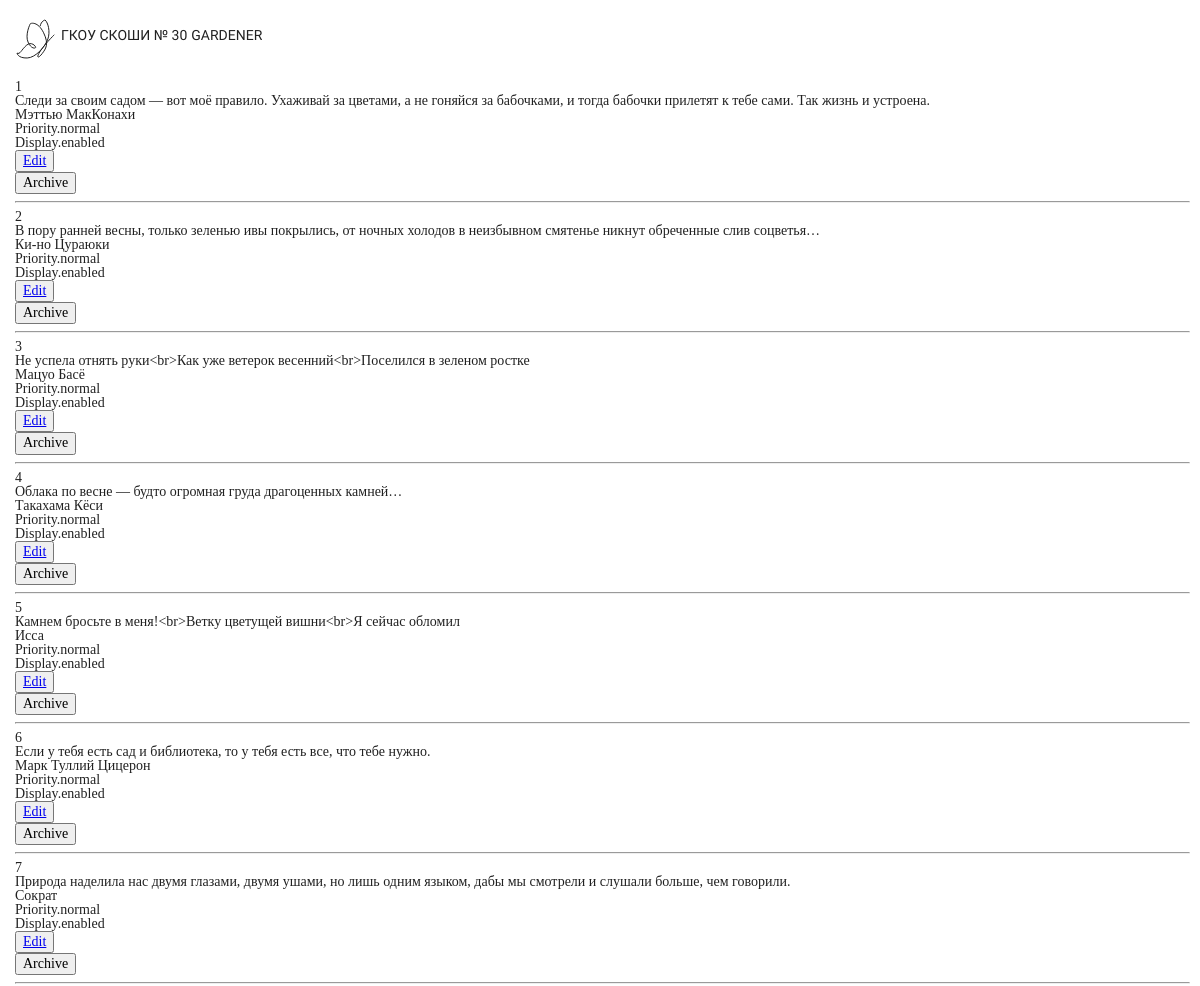
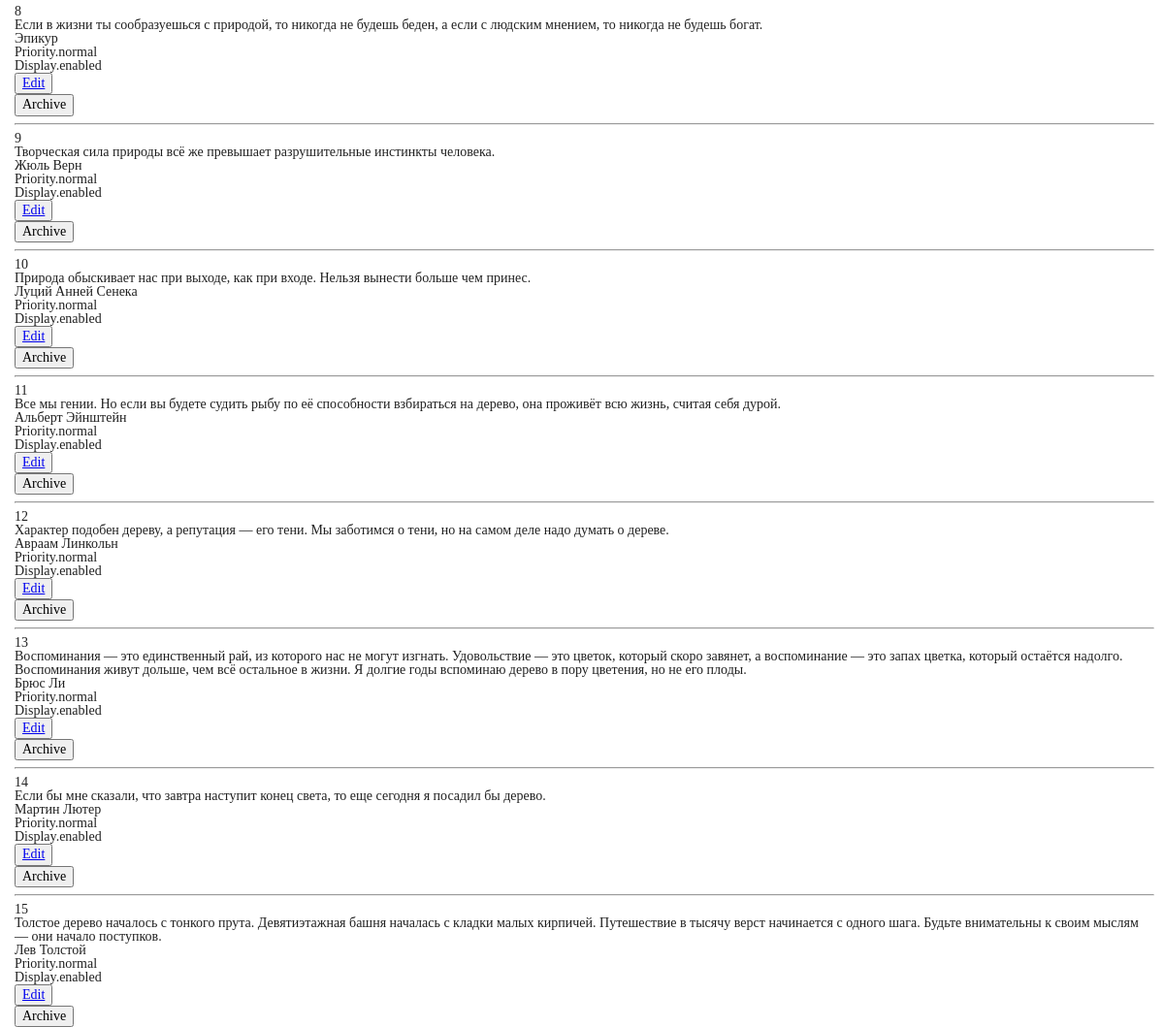
The page /admin/messages/ (upper part) on the database as committed earlier (2 pictures, top to bottom).
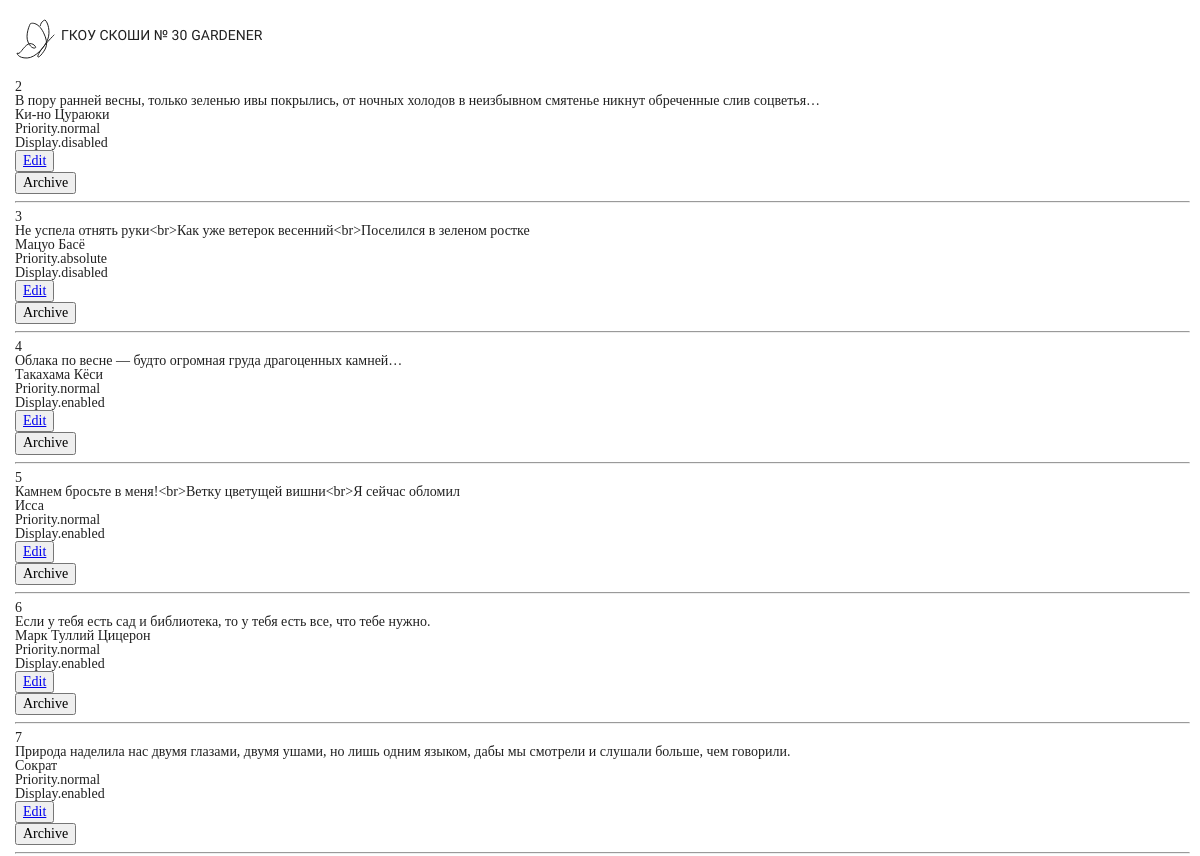
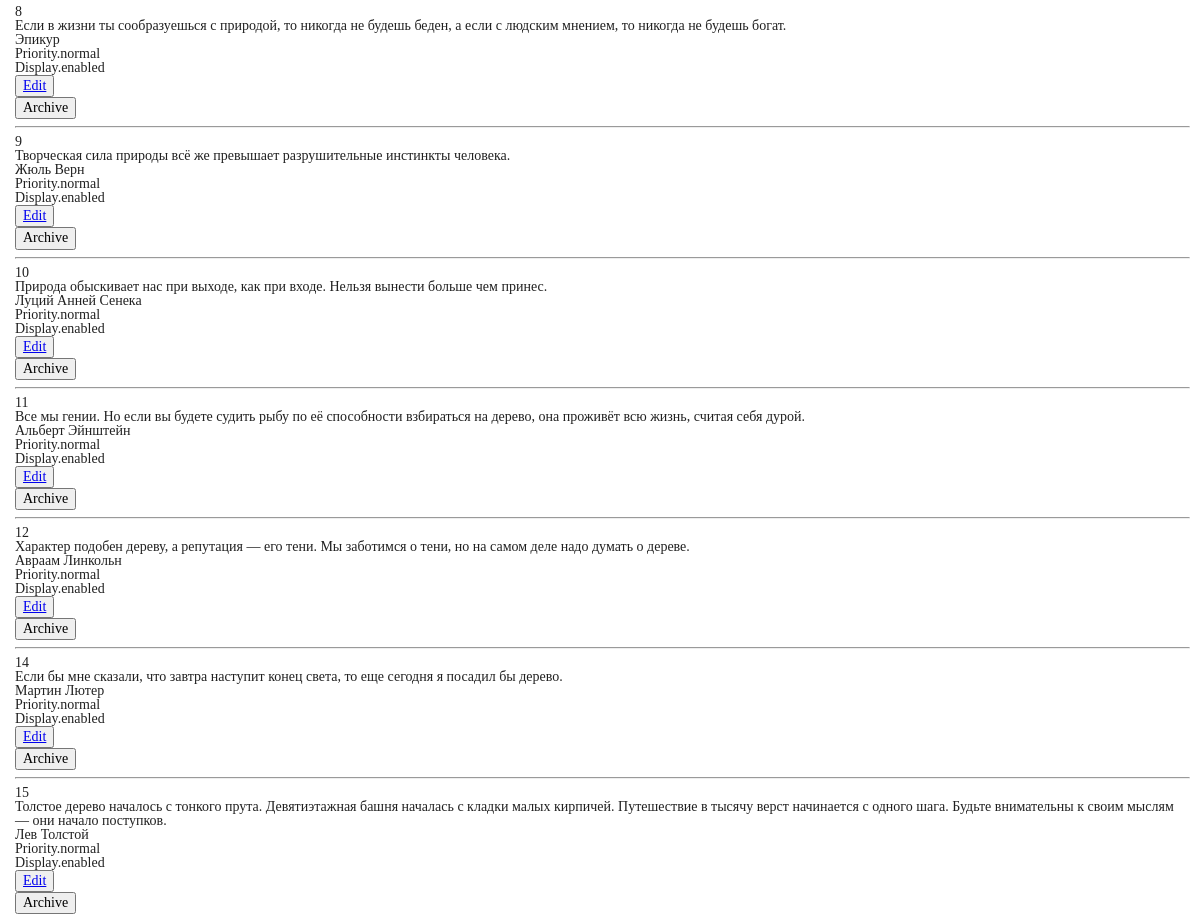
The same page on the database as committed later (2 pictures, top to bottom).
### garden/models.py (models this page shows, shortened)
class Message(db.Model):
    __tablename__ = 'messages'
    id = db.Column(db.Integer, primary_key=True)
    text = db.Column(db.Text, unique=True, nullable=False)
    author = db.Column(db.String(100), nullable=False)
    priority = db.Column(db.Enum(Priority), nullable=False, default=Priority.low)
    display = db.Column(db.Enum(Display), nullable=False, default=Display.disabled)
    status = db.Column(db.Enum(Status), nullable=False, default=Status.CREATED)
    timestamp = db.Column(db.DateTime, default=datetime.now)

### garden/routes.py (the view)
@app.route('/admin/messages/')
def show_live_messages():
    messages = services.get_live_messages()
    return render_template('admin/messages.html',
                           messages=messages,
                           settings=settings)

### garden/services.py (called while the page is built)
def get_live_messages():
    return Message.query.filter(Message.status != Status.DELETED).all()

### garden/templates/admin/messages.html (shortened to what this page needs)
{% extends 'admin_base.html' %}
{% block main %}
  {% for message in messages %}
    <p>{{ message.id }}</p>
    <p>{{ message.text }}</p>
    <p>{{ message.author }}</p>
    <p>{{ message.priority }}</p>
    <p>{{ message.display }}</p>
    <button type="button">
      <a href="{{ url_for('handle_message', message_id=message.id) }}">Edit</a>
    </button>
    <form method="POST" action="/admin/message/{{ message.id }}">
      <button type="submit">Archive</button>
    </form>
    <hr>
  {% endfor %}
{% endblock %}

Rows that differ between the two databases and show on the page:
no longer on this page (row edited): Message: id "1", text "Следи за своим садом — вот моё правило. Ухаживай за цветами, а не гоняйся за бабочками, и тогда бабочки прилетят к тебе сами. Так жизнь и устроена.", author "Мэттью МакКонахи", priority "Priority.normal", display "Display.enabled"
no longer on this page (row edited): Message: id "13", text "Воспоминания — это единственный рай, из которого нас не могут изгнать. Удовольствие — это цветок, который скоро завянет, а воспоминание — это запах цветка, который остаётся надолго. Воспоминания живут дольше, чем всё остальное в жизни. Я долгие годы вспоминаю дерево в пору цветения, но не его плоды.", author "Брюс Ли", priority "Priority.normal", display "Display.enabled"
changed Message "Ки-но Цураюки": display "Display.enabled" → "Display.disabled"
changed Message "Не успела отнять руки<br>Как уже ветерок весенний<br>Поселился в зеленом ростке": priority "Priority.normal" → "Priority.absolute"; display "Display.enabled" → "Display.disabled"
